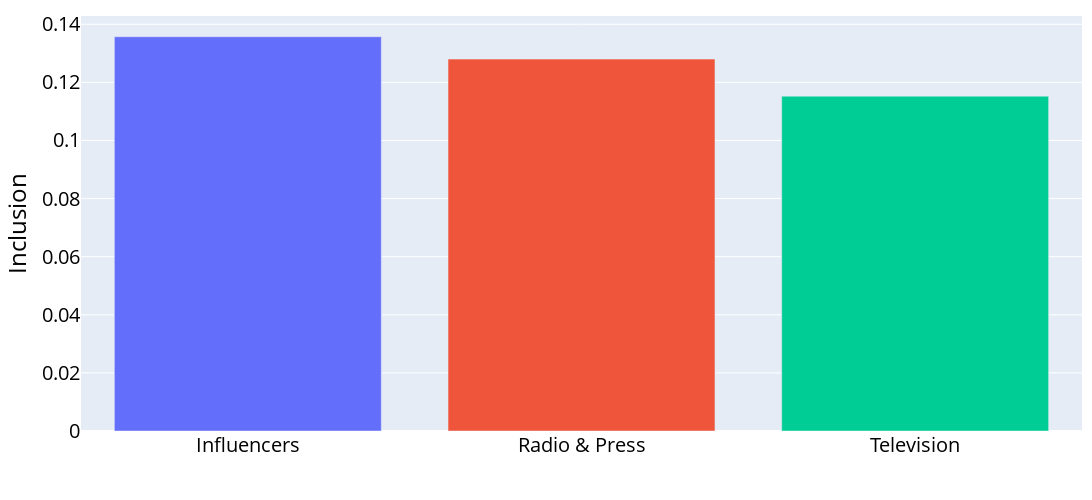

Here is the notebook cell this chart was saved with:
### Code cell
fig = px.bar(df_covid.groupby(["Categoria"]).mean(), x=df_covid.groupby(["Categoria"]).mean().index, y='Inclu_post', color=df_covid.groupby(["Categoria"]).mean().index, width=1200, height=500)
fig.update_layout(yaxis_title = 'Inclusion', xaxis_title = '' ,
    font = dict(
        size = 20,
        color = '#000000'
    ),
    # autosize = True,
    margin = dict(
        l = 10,
        b = 10,
        r = 10,
        t = 10
    ), 
    showlegend = False
)
fig.show()
#fig.write_image('user-impact.pdf', engine='kaleido')
#fig.write_image('user-impact.png', engine='kaleido')
# fig.write_image('user-impact.html', engine='kaleido')
fig.write_image('Inclusion_Covid_Category.pdf', engine='kaleido')

### Figure 1 — Plotly figure (JSON) as saved in the notebook; plotly's stock layout.template omitted (floating-point values rounded to 4 significant figures)
{"data": [{"alignmentgroup": "True", "hovertemplate": "color=Influencers<br>x=%{x}<br>Inclu_post=%{y}<extra></extra>", "legendgroup": "Influencers", "marker": {"color": "#636efa", "pattern": {"shape": ""}}, "name": "Influencers", "offsetgroup": "Influencers", "orientation": "v", "showlegend": true, "textposition": "auto", "type": "bar", "x": ["Influencers"], "xaxis": "x", "y": [0.1357], "yaxis": "y"}, {"alignmentgroup": "True", "hovertemplate": "color=Radio & Press<br>x=%{x}<br>Inclu_post=%{y}<extra></extra>", "legendgroup": "Radio & Press", "marker": {"color": "#EF553B", "pattern": {"shape": ""}}, "name": "Radio & Press", "offsetgroup": "Radio & Press", "orientation": "v", "showlegend": true, "textposition": "auto", "type": "bar", "x": ["Radio & Press"], "xaxis": "x", "y": [0.128], "yaxis": "y"}, {"alignmentgroup": "True", "hovertemplate": "color=Television<br>x=%{x}<br>Inclu_post=%{y}<extra></extra>", "legendgroup": "Television", "marker": {"color": "#00cc96", "pattern": {"shape": ""}}, "name": "Television", "offsetgroup": "Television", "orientation": "v", "showlegend": true, "textposition": "auto", "type": "bar", "x": ["Television"], "xaxis": "x", "y": [0.1152], "yaxis": "y"}], "layout": {"barmode": "relative", "font": {"color": "#000000", "size": 20}, "height": 500, "legend": {"title": {"text": "color"}, "tracegroupgap": 0}, "margin": {"b": 10, "l": 10, "r": 10, "t": 10}, "showlegend": false, "width": 1200, "xaxis": {"anchor": "y", "domain": [0, 1], "title": {"text": ""}}, "yaxis": {"anchor": "x", "domain": [0, 1], "title": {"text": "Inclusion"}}}}
